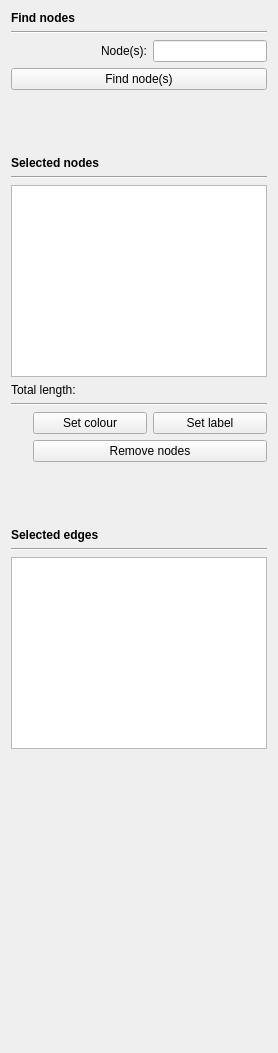
      <widget class="QWidget" name="selectionScrollAreaWidgetContents">
       <property name="geometry">
        <rect>
         <x>0</x>
         <y>0</y>
         <width>274</width>
         <height>1053</height>
        </rect>
       </property>
       <property name="sizePolicy">
        <sizepolicy hsizetype="Minimum" vsizetype="Preferred">
         <horstretch>0</horstretch>
         <verstretch>0</verstretch>
        </sizepolicy>
       </property>
       <layout class="QVBoxLayout" name="verticalLayout_4">
        <item>
         <widget class="QWidget" name="selectionSearchWidget" native="true">
          <layout class="QVBoxLayout" name="verticalLayout_11">
           <property name="leftMargin">
            <number>0</number>
           </property>
           <property name="topMargin">
            <number>0</number>
           </property>
           <property name="rightMargin">
            <number>0</number>
           </property>
           <property name="bottomMargin">
            <number>0</number>
           </property>
           <item>
            <widget class="QLabel" name="label_14">
             <property name="sizePolicy">
              <sizepolicy hsizetype="Minimum" vsizetype="Preferred">
               <horstretch>0</horstretch>
               <verstretch>0</verstretch>
              </sizepolicy>
             </property>
             <property name="font">
              <font>
               <weight>75</weight>
               <bold>true</bold>
              </font>
             </property>
             <property name="text">
              <string>Find nodes</string>
             </property>
            </widget>
           </item>
           <item>
            <widget class="Line" name="line_10">
             <property name="orientation">
              <enum>Qt::Horizontal</enum>
             </property>
            </widget>
           </item>
           <item>
            <widget class="QWidget" name="nodeSelectionWidget_2" native="true">
             <property name="enabled">
              <bool>true</bool>
             </property>
             <layout class="QHBoxLayout" name="horizontalLayout_5">
              <property name="leftMargin">
               <number>0</number>
              </property>
              <property name="topMargin">
               <number>0</number>
              </property>
              <property name="rightMargin">
               <number>0</number>
              </property>
              <property name="bottomMargin">
               <number>0</number>
              </property>
              <item>
               <widget class="InfoTextWidget" name="selectionSearchInfoText" native="true">
                <property name="sizePolicy">
                 <sizepolicy hsizetype="Fixed" vsizetype="Fixed">
                  <horstretch>0</horstretch>
                  <verstretch>0</verstretch>
                 </sizepolicy>
                </property>
                <property name="minimumSize">
                 <size>
                  <width>16</width>
                  <height>16</height>
                 </size>
                </property>
               </widget>
              </item>
              <item>
               <widget class="QLabel" name="label_12">
                <property name="enabled">
                 <bool>true</bool>
                </property>
                <property name="sizePolicy">
                 <sizepolicy hsizetype="Minimum" vsizetype="Preferred">
                  <horstretch>0</horstretch>
                  <verstretch>0</verstretch>
                 </sizepolicy>
                </property>
                <property name="text">
                 <string>Node(s):</string>
                </property>
                <property name="alignment">
                 <set>Qt::AlignRight|Qt::AlignTrailing|Qt::AlignVCenter</set>
                </property>
               </widget>
              </item>
              <item>
               <widget class="QLineEdit" name="selectionSearchNodesLineEdit">
                <property name="enabled">
                 <bool>true</bool>
                </property>
                <property name="sizePolicy">
                 <sizepolicy hsizetype="Minimum" vsizetype="Fixed">
                  <horstretch>0</horstretch>
                  <verstretch>0</verstretch>
                 </sizepolicy>
                </property>
               </widget>
              </item>
             </layout>
            </widget>
           </item>
           <item>
            <widget class="QPushButton" name="selectNodesButton">
             <property name="text">
              <string>Find node(s)</string>
             </property>
            </widget>
           </item>
          </layout>
         </widget>
        </item>
        <item>
         <widget class="QWidget" name="selectedNodesWidget" native="true">
          <layout class="QVBoxLayout" name="verticalLayout_9">
           <property name="leftMargin">
            <number>0</number>
           </property>
           <property name="topMargin">
            <number>0</number>
           </property>
           <property name="rightMargin">
            <number>0</number>
           </property>
           <property name="bottomMargin">
            <number>0</number>
           </property>
           <item>
            <spacer name="verticalSpacer_7">
             <property name="orientation">
              <enum>Qt::Vertical</enum>
             </property>
             <property name="sizeType">
              <enum>QSizePolicy::Fixed</enum>
             </property>
             <property name="sizeHint" stdset="0">
              <size>
               <width>20</width>
               <height>60</height>
              </size>
             </property>
            </spacer>
           </item>
           <item>
            <widget class="QLabel" name="selectedNodesTitleLabel">
             <property name="sizePolicy">
              <sizepolicy hsizetype="Minimum" vsizetype="Preferred">
               <horstretch>0</horstretch>
               <verstretch>0</verstretch>
              </sizepolicy>
             </property>
             <property name="font">
              <font>
               <weight>75</weight>
               <bold>true</bold>
              </font>
             </property>
             <property name="text">
              <string>Selected nodes</string>
             </property>
            </widget>
           </item>
           <item>
            <widget class="Line" name="line_3">
             <property name="orientation">
              <enum>Qt::Horizontal</enum>
             </property>
            </widget>
           </item>
           <item>
            <widget class="QPlainTextEdit" name="selectedNodesTextEdit">
             <property name="sizePolicy">
              <sizepolicy hsizetype="Minimum" vsizetype="Minimum">
               <horstretch>0</horstretch>
               <verstretch>0</verstretch>
              </sizepolicy>
             </property>
             <property name="readOnly">
              <bool>true</bool>
             </property>
            </widget>
           </item>
           <item>
            <widget class="QLabel" name="selectedContigLengthLabel">
             <property name="sizePolicy">
              <sizepolicy hsizetype="Minimum" vsizetype="Preferred">
               <horstretch>0</horstretch>
               <verstretch>0</verstretch>
              </sizepolicy>
             </property>
             <property name="text">
              <string>Total length:</string>
             </property>
             <property name="alignment">
              <set>Qt::AlignLeading|Qt::AlignLeft|Qt::AlignVCenter</set>
             </property>
            </widget>
           </item>
           <item>
            <widget class="Line" name="line_12">
             <property name="orientation">
              <enum>Qt::Horizontal</enum>
             </property>
            </widget>
           </item>
           <item>
            <widget class="QWidget" name="widget_9" native="true">
             <layout class="QHBoxLayout" name="horizontalLayout_8">
              <property name="leftMargin">
               <number>0</number>
              </property>
              <property name="topMargin">
               <number>0</number>
              </property>
              <property name="rightMargin">
               <number>0</number>
              </property>
              <property name="bottomMargin">
               <number>0</number>
              </property>
              <item>
               <widget class="InfoTextWidget" name="setColourAndLabelInfoText" native="true">
                <property name="sizePolicy">
                 <sizepolicy hsizetype="Fixed" vsizetype="Fixed">
                  <horstretch>0</horstretch>
                  <verstretch>0</verstretch>
                 </sizepolicy>
                </property>
                <property name="minimumSize">
                 <size>
                  <width>16</width>
                  <height>16</height>
                 </size>
                </property>
               </widget>
              </item>
              <item>
               <widget class="QPushButton" name="setNodeCustomColourButton">
                <property name="toolTip">
                 <string>Ctrl+O</string>
                </property>
                <property name="text">
                 <string>Set colour</string>
                </property>
               </widget>
              </item>
              <item>
               <widget class="QPushButton" name="setNodeCustomLabelButton">
                <property name="toolTip">
                 <string>Ctrl+L</string>
                </property>
                <property name="text">
                 <string>Set label</string>
                </property>
               </widget>
              </item>
             </layout>
            </widget>
           </item>
           <item>
            <widget class="QWidget" name="widget_11" native="true">
             <layout class="QHBoxLayout" name="horizontalLayout_17">
              <property name="leftMargin">
               <number>0</number>
              </property>
              <property name="topMargin">
               <number>0</number>
              </property>
              <property name="rightMargin">
               <number>0</number>
              </property>
              <property name="bottomMargin">
               <number>0</number>
              </property>
              <item>
               <widget class="InfoTextWidget" name="removeNodesInfoText" native="true">
                <property name="sizePolicy">
                 <sizepolicy hsizetype="Fixed" vsizetype="Fixed">
                  <horstretch>0</horstretch>
                  <verstretch>0</verstretch>
                 </sizepolicy>
                </property>
                <property name="minimumSize">
                 <size>
                  <width>16</width>
                  <height>16</height>
                 </size>
                </property>
               </widget>
              </item>
              <item>
               <widget class="QPushButton" name="removeNodeButton">
                <property name="toolTip">
                 <string>Delete</string>
                </property>
                <property name="text">
                 <string>Remove nodes</string>
                </property>
               </widget>
              </item>
             </layout>
            </widget>
           </item>
          </layout>
         </widget>
        </item>
        <item>
         <widget class="QWidget" name="selectedEdgesWidget" native="true">
          <layout class="QVBoxLayout" name="verticalLayout_5">
           <property name="leftMargin">
            <number>0</number>
           </property>
           <property name="topMargin">
            <number>0</number>
           </property>
           <property name="rightMargin">
            <number>0</number>
           </property>
           <property name="bottomMargin">
            <number>0</number>
           </property>
           <item>
            <spacer name="verticalSpacer_8">
             <property name="orientation">
              <enum>Qt::Vertical</enum>
             </property>
             <property name="sizeType">
              <enum>QSizePolicy::Fixed</enum>
             </property>
             <property name="sizeHint" stdset="0">
              <size>
               <width>20</width>
               <height>60</height>
              </size>
             </property>
            </spacer>
           </item>
           <item>
            <widget class="QLabel" name="selectedEdgesTitleLabel">
             <property name="sizePolicy">
              <sizepolicy hsizetype="Minimum" vsizetype="Preferred">
               <horstretch>0</horstretch>
               <verstretch>0</verstretch>
              </sizepolicy>
             </property>
             <property name="font">
              <font>
               <weight>75</weight>
               <bold>true</bold>
              </font>
             </property>
             <property name="text">
              <string>Selected edges</string>
             </property>
            </widget>
           </item>
           <item>
            <widget class="Line" name="line_11">
             <property name="orientation">
              <enum>Qt::Horizontal</enum>
             </property>
            </widget>
           </item>
           <item>
            <widget class="QPlainTextEdit" name="selectedEdgesTextEdit">
             <property name="sizePolicy">
              <sizepolicy hsizetype="Minimum" vsizetype="Minimum">
               <horstretch>0</horstretch>
               <verstretch>0</verstretch>
              </sizepolicy>
             </property>
             <property name="readOnly">
              <bool>true</bool>
             </property>
            </widget>
           </item>
          </layout>
         </widget>
        </item>
        <item>
         <spacer name="verticalSpacer_5">
          <property name="orientation">
           <enum>Qt::Vertical</enum>
          </property>
          <property name="sizeHint" stdset="0">
           <size>
            <width>20</width>
            <height>40</height>
           </size>
          </property>
         </spacer>
        </item>
       </layout>
      </widget>
